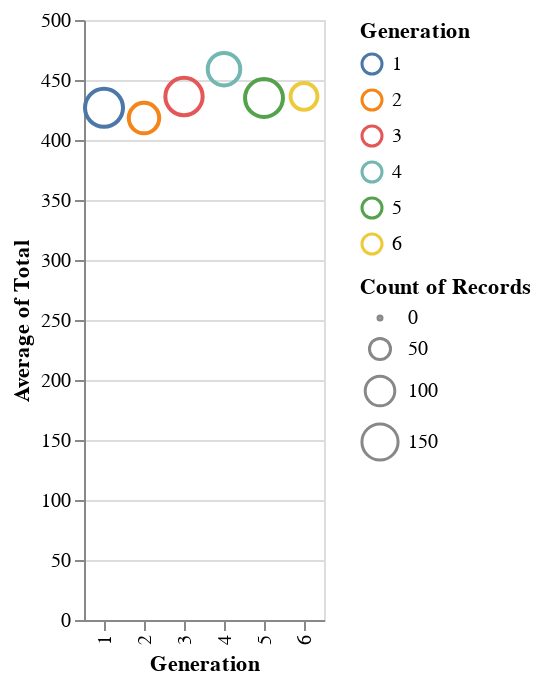

This figure's notebook cell:
### Markdown cell above
Which Generation of Pokemon is the strongest? Do legendaries effect the number a lot?

### Code cell
data = pd.read_csv('/data/pokemon/Pokemon.csv')
alt.Chart(data).mark_point().encode(
    x='Generation:N',
    y='average(Total):Q',
    color=alt.Color('Generation:N'),
    size='count(Legendary)'
)

### Figure 1 — Vega-Lite specification as saved in the notebook (floating-point values rounded to 4 significant figures; data arrays with more than 128 entries replaced by an {"elided": "..."} marker saying what was removed)
{"$schema": "https://vega.github.io/schema/vega-lite/v1.2.1.json", "data": {"values": {"elided": "800 records"}}, "encoding": {"color": {"field": "Generation", "type": "nominal"}, "size": {"aggregate": "count", "field": "Legendary", "type": "nominal"}, "x": {"field": "Generation", "type": "nominal"}, "y": {"aggregate": "average", "field": "Total", "type": "quantitative"}}, "mark": "point"}
